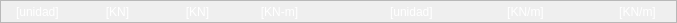
              <widget class="QFrame" name="frame_6">
               <property name="geometry">
                <rect>
                 <x>12</x>
                 <y>374</y>
                 <width>677</width>
                 <height>23</height>
                </rect>
               </property>
               <property name="styleSheet">
                <string notr="true">background-color:none;
font-size: 12px;</string>
               </property>
               <property name="frameShape">
                <enum>QFrame::StyledPanel</enum>
               </property>
               <property name="frameShadow">
                <enum>QFrame::Raised</enum>
               </property>
               <widget class="QLabel" name="label_11">
                <property name="geometry">
                 <rect>
                  <x>16</x>
                  <y>4</y>
                  <width>47</width>
                  <height>16</height>
                 </rect>
                </property>
                <property name="styleSheet">
                 <string notr="true">color: rgb(255, 255, 255);</string>
                </property>
                <property name="text">
                 <string>[unidad]</string>
                </property>
               </widget>
               <widget class="QLabel" name="lb_tbl_f_fy">
                <property name="geometry">
                 <rect>
                  <x>174</x>
                  <y>4</y>
                  <width>47</width>
                  <height>16</height>
                 </rect>
                </property>
                <property name="styleSheet">
                 <string notr="true">color: rgb(255, 255, 255);</string>
                </property>
                <property name="text">
                 <string>&lt;html&gt;&lt;head/&gt;&lt;body&gt;&lt;p align=&quot;center&quot;&gt;[KN]&lt;/p&gt;&lt;/body&gt;&lt;/html&gt;</string>
                </property>
               </widget>
               <widget class="QLabel" name="lb_tbl_fw_wi">
                <property name="geometry">
                 <rect>
                  <x>502</x>
                  <y>4</y>
                  <width>47</width>
                  <height>16</height>
                 </rect>
                </property>
                <property name="styleSheet">
                 <string notr="true">color: rgb(255, 255, 255);</string>
                </property>
                <property name="text">
                 <string>&lt;html&gt;&lt;head/&gt;&lt;body&gt;&lt;p align=&quot;center&quot;&gt;[KN/m]&lt;/p&gt;&lt;/body&gt;&lt;/html&gt;</string>
                </property>
               </widget>
               <widget class="QLabel" name="lb_tbl_f_fx">
                <property name="geometry">
                 <rect>
                  <x>94</x>
                  <y>4</y>
                  <width>47</width>
                  <height>16</height>
                 </rect>
                </property>
                <property name="styleSheet">
                 <string notr="true">color: rgb(255, 255, 255);</string>
                </property>
                <property name="text">
                 <string>&lt;html&gt;&lt;head/&gt;&lt;body&gt;&lt;p align=&quot;center&quot;&gt;[KN]&lt;/p&gt;&lt;/body&gt;&lt;/html&gt;</string>
                </property>
               </widget>
               <widget class="QLabel" name="lb_tbl_f_m">
                <property name="geometry">
                 <rect>
                  <x>256</x>
                  <y>4</y>
                  <width>47</width>
                  <height>16</height>
                 </rect>
                </property>
                <property name="styleSheet">
                 <string notr="true">color: rgb(255, 255, 255);</string>
                </property>
                <property name="text">
                 <string>&lt;html&gt;&lt;head/&gt;&lt;body&gt;&lt;p align=&quot;center&quot;&gt;[KN-m]&lt;/p&gt;&lt;/body&gt;&lt;/html&gt;</string>
                </property>
               </widget>
               <widget class="QLabel" name="lb_tbl_fw_wf">
                <property name="geometry">
                 <rect>
                  <x>614</x>
                  <y>4</y>
                  <width>47</width>
                  <height>16</height>
                 </rect>
                </property>
                <property name="styleSheet">
                 <string notr="true">color: rgb(255, 255, 255);</string>
                </property>
                <property name="text">
                 <string>&lt;html&gt;&lt;head/&gt;&lt;body&gt;&lt;p align=&quot;center&quot;&gt;[KN/m]&lt;/p&gt;&lt;/body&gt;&lt;/html&gt;</string>
                </property>
               </widget>
               <widget class="QLabel" name="label_18">
                <property name="geometry">
                 <rect>
                  <x>390</x>
                  <y>4</y>
                  <width>47</width>
                  <height>16</height>
                 </rect>
                </property>
                <property name="styleSheet">
                 <string notr="true">color: rgb(255, 255, 255);</string>
                </property>
                <property name="text">
                 <string>[unidad]</string>
                </property>
               </widget>
              </widget>
